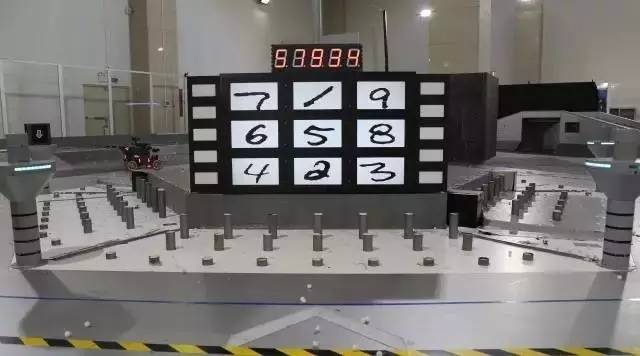
//> input picture Rune1.jpg, 640 x 356 px, given in place of 10.1_Assignment_video_clip.mp4, which was not available
$ ./main   (built with g++ and OpenCV 4)
//> lines starting //> are read from the running program, lines starting //| are printed output that depends on the picture; after the words box and inside, x2 and y2 are one past the last pixel; in counts of white or black regions, pixels touching at a corner belong together; pictures that were not available may be replaced by others from this repository, and a replacement may not be noted
#include <opencv2/opencv.hpp>
#include <opencv2/core/core.hpp>
#include <opencv2/highgui/highgui.hpp>
#include <opencv2/imgproc/imgproc.hpp>
#include <iostream>
#include <algorithm>
#include <curses.h>

using namespace std;
using namespace cv;

vector<vector<Point>> contour_filtering(vector<vector<Point>> contour, pair<int, int> conut, double height_to_width_ratio, double percentage_error);

Mat image_binary_processing(Mat image, int thres);

bool sort_by_size(pair<int, int> const& lhs, pair<int, int> const& rhs);

vector<Mat> image_cropping(vector<vector<Point>> contour, int num);

int main(){
    VideoCapture cap("10.1_Assignment_video_clip.mp4");
    Mat imgFrame, image_copied, image_binary, image_processed;
    vector<vector<Point>> contour;
    vector<Vec4i> hierarchy;
    if(!cap.isOpened()){
        cout << "can't read the video";
        waitKey(0);
        return(-1);
    }

    if(cap.get(CV_CAP_PROP_FRAME_COUNT) < 1){
        cout << "error: video file must have at least one frame";
        waitKey(0);
        return(-1);
    }

    cap.read(imgFrame);
//> imgFrame is the input picture: 356 rows x 640 cols, CV_8UC3; mean B, G, R 111.9, 113.6, 116.4

    char chCheckForEscKey = 0;
    while (cap.isOpened() && chCheckForEscKey != 27){
        imshow("imgFrame", imgFrame);
        cout << "showed";
        imgFrame.copyTo(image_copied);
        image_binary = image_binary_processing(image_copied, 210);
//> in image_binary_processing, `threshold(image_gray, image_binary, thres, 255, THRESH_BINARY);`:
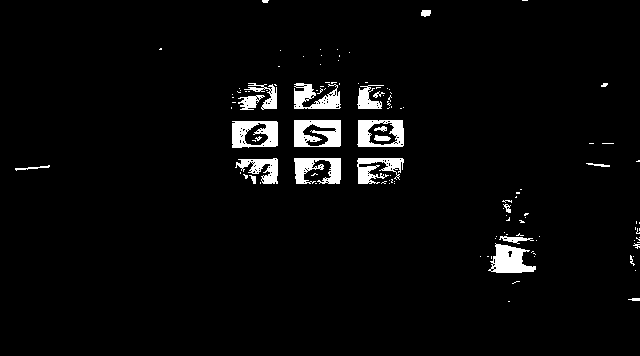
//> image_binary: 356 rows x 640 cols, CV_8UC1; 3.5% white; 121 white regions (98 under 20 px)
        findContours(image_binary, contour, hierarchy,  CV_RETR_EXTERNAL,CV_CHAIN_APPROX_SIMPLE, Point(0,0));
//> contour = 117 contours, 100 with area under 20; largest, box (x1, y1, x2, y2) and area: (294, 120, 341, 147) 1196, (357, 120, 404, 147) 1162, (232, 121, 278, 148) 1128, (488, 243, 536, 273) 808, (294, 158, 341, 184) 670

        //draw contour without processing
        for (int i = 0; i < contour.size(); i++){
            drawContours(image_copied, contour, i, Scalar(0, 0,255), 3, LINE_8, hierarchy, 0, Point());
        }
//> this loop made 117 passes
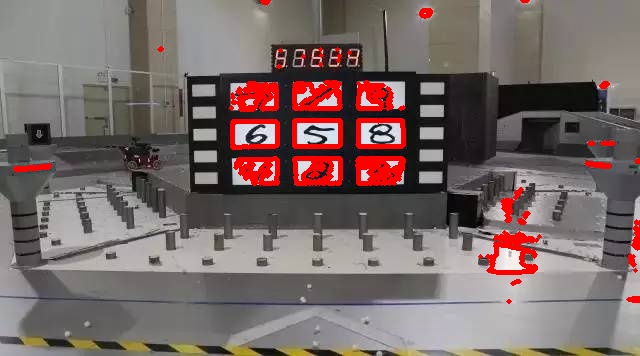
//> image_copied: 356 rows x 640 cols, CV_8UC3; 4.94% of pixels changed, all inside (x1, y1, x2, y2) = (13, 0, 640, 304)
        contour = contour_filtering(contour, make_pair(10, 220), 1.5, 0.3);
//> the loop in contour_filtering, `for (vector<vector<Point>>::iterator it = contour.begin(); it != conto..` made 117 passes
//> (rect, buttom_right_corner, rect_length, rect_width, rect_scale, error) on passes 1, 2, 3, 7, 8, 10, 11, 12, 13, 14, 15: (Rect(508, 301, 2, 1), Point(509, 301), 1, 0, inf, inf), (Rect(628, 298, 12, 3), Point(639, 300), 11, 2, 5.5, 2.67), (Rect(512, 281, 8, 3), Point(519, 283), 7, 2, 3.5, 1.33), (Rect(491, 256, 1, 3), Point(491, 258), 0, 2, 0, 1), (Rect(487, 256, 2, 1), Point(488, 256), 1, 0, inf, inf), (Rect(630, 255, 5, 11), Point(634, 265), 4, 10, 0.4, 0.733), (Rect(533, 253, 3, 2), Point(535, 254), 2, 1, 2, 0.333), (Rect(531, 251, 3, 2), Point(533, 252), 2, 1, 2, 0.333), (Rect(633, 243, 7, 6), Point(639, 248), 6, 5, 1.2, 0.2), (Rect(488, 243, 48, 30), Point(535, 272), 47, 29, 1.62, 0.0805), (Rect(637, 242, 3, 1), Point(639, 242), 2, 0, inf, inf)
//> (top_left_corner, buttom_right_corner, rect_length, rect_width, rect_scale, error) on passes 62, 63, 66, 67, 69, 70: (Point(602, 143), Point(613, 143), 11, 0, inf, inf), (Point(589, 143), Point(593, 143), 4, 0, inf, inf), (Point(294, 120), Point(340, 146), 46, 26, 1.77, 0.179), (Point(400, 108), Point(401, 108), 1, 0, inf, inf), (Point(387, 107), Point(389, 108), 2, 1, 2, 0.333), (Point(231, 107), Point(231, 108), 0, 1, 0, 1)
//> after the loop in contour_filtering, `for (vector<vector<Point>>::iterator it = contour.begin(); it != conto..`: index = 117; contour = 13 contours, 2 with area under 20; largest, box (x1, y1, x2, y2) and area: (357, 120, 404, 147) 1162, (232, 121, 278, 148) 1128, (488, 243, 536, 273) 808, (294, 158, 341, 184) 670, (294, 83, 341, 109) 644
//> the loop in contour_filtering, `for (vector<vector<Point>>::iterator it = contour.begin(); it != conto..` made 13 passes
//> (rect, buttom_right_corner, rect_length, rect_width, rect_area) on passes 1 to 5: (Rect(633, 243, 7, 6), Point(639, 248), 6, 5, 30), (Rect(488, 243, 48, 30), Point(535, 272), 47, 29, 1363), (Rect(357, 158, 47, 26), Point(403, 183), 46, 25, 1150), (Rect(294, 158, 47, 26), Point(340, 183), 46, 25, 1150), (Rect(235, 158, 43, 26), Point(277, 183), 42, 25, 1050)
//> (rect, buttom_right_corner, rect_length) on pass 6: (Rect(232, 121, 46, 27), Point(277, 147), 45)
//> the loop in contour_filtering, `for(int i = 0; i < 11;i++)` made 11 passes
//| 1363 1
//| 1196 6
//| 1170 5
//| 1150 2
//| 1150 3
//| 1150 10
//| 1050 4
//| 832 11
//> (output is shown up to pass 8 of 11)
        image_cropping(contour, 9);
        //draw contour after filtering
        for (int i = 0; i < contour.size(); i++){
            drawContours(image_copied, contour, i, Scalar(0, 255, 0), 3, LINE_8, hierarchy, 0, Point());
        }
//> this loop made 11 passes
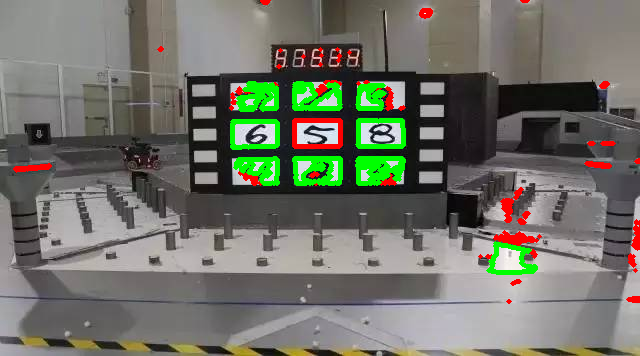
//> image_copied: 356 rows x 640 cols, CV_8UC3; 3.33% of pixels changed, all inside (x1, y1, x2, y2) = (230, 81, 538, 275)

        image_processed = image_copied;
        if((cap.get(CV_CAP_PROP_POS_FRAMES) + 1) < cap.get(CV_CAP_PROP_FRAME_COUNT)){
            cap.read(imgFrame);
        }

        else{
            cout << "the end of video\n";
            break;

        }

        //show the processed frame
        imshow("Processed", image_processed);
        chCheckForEscKey = waitKey(100);
    }

    if (chCheckForEscKey != 27){
        waitKey(0);
    }
    return(0);
}

Mat image_binary_processing(Mat image, int thres){
    Mat image_gray, image_binary;
    cvtColor(image, image_gray, CV_BGR2GRAY);
    threshold(image_gray, image_binary, thres, 255, THRESH_BINARY);
    return image_binary;
}

vector<vector<Point>> contour_filtering(vector<vector<Point>> contour, pair<int, int> count, double height_to_width_ratio, double percentage_error){
    // 1. filter for the useless small porint first
    int index = 0;
    vector<pair<int ,int>> mapping_sizeToIndex;
    vector<vector<Point>> filtered_contour;
    for (vector<vector<Point>>::iterator it = contour.begin(); it != contour.end(); index++){
        //cout << "contour " << index << "(" <<  (*it)[0].x << " ," << (*it)[0].y << "), number of points:" << (*it).size() << endl;
        Rect rect = boundingRect((*it));
        Point top_left_corner = rect.tl();
        Point buttom_right_corner = rect.br() - Point(1, 1);
        double rect_length = buttom_right_corner.x - top_left_corner.x;
        double rect_width = buttom_right_corner.y - top_left_corner.y;
        double rect_scale = rect_length/rect_width;
        double error = abs(rect_scale - height_to_width_ratio)/ height_to_width_ratio;
        if (!((*it).size() > count.first && (*it).size() < count.second) || error > percentage_error){
            //cout << "erased " << endl;
            it = contour.erase(it);

        }
        else{
           //cout << "passed" << endl;
           ++it;
        }
       //cin.get(); i
    }


    // cout << "passed first filtering";
    // 2. after erasing the invalid count, try to calculate its dimension, size and ratio
    index = 0;
    for (vector<vector<Point>>::iterator it = contour.begin(); it != contour.end(); index++, ++it){
        Rect rect = boundingRect((*it));
        Point top_left_corner = rect.tl();
        Point buttom_right_corner = rect.br() - Point(1, 1);

        double rect_length = buttom_right_corner.x - top_left_corner.x;
        double rect_width = buttom_right_corner.y - top_left_corner.y;
        //cout << "(" << rect_length << ',' << rect_width << ")";
        int rect_area = rect_length * rect_width;
        //cout << "area of rect " << index << ": " <<  rect_area << endl;
        // cin.get();
        mapping_sizeToIndex.push_back(make_pair(rect_area, index));

    }


    // sort them by size, largest come first
    sort(mapping_sizeToIndex.begin(), mapping_sizeToIndex.end(), sort_by_size);

    for(int i = 0; i < 11;i++){
        // assign the largest 9 contour to the filtered_contour
       /* cout << "assigned rect" << mapping_sizeToIndex[i].second << "with area" << mapping_sizeToIndex[i].first << endl;*/
        filtered_contour.push_back(contour[mapping_sizeToIndex[i].second]);
        cout << mapping_sizeToIndex[i].first << " " << mapping_sizeToIndex[i].second << endl;
    }

    cout << "finsihed";
    return filtered_contour;
}

vector<Mat> image_cropping(vector<vector<Point>> contour, int num){
    vector<Mat> img;
    for (int i = 0; i < num; i++){
        Rect rect = boundingRect(contour[i]);
        //Rect myROI = (rect.tl().x , rect.br().y, rect.width, rect.height);
        //img.push_back(rect(myROI));

    }
    return img;
}

bool sort_by_size(pair<int, int> const& lhs, pair<int, int> const& rhs){
    return lhs.first > rhs.first;
}
